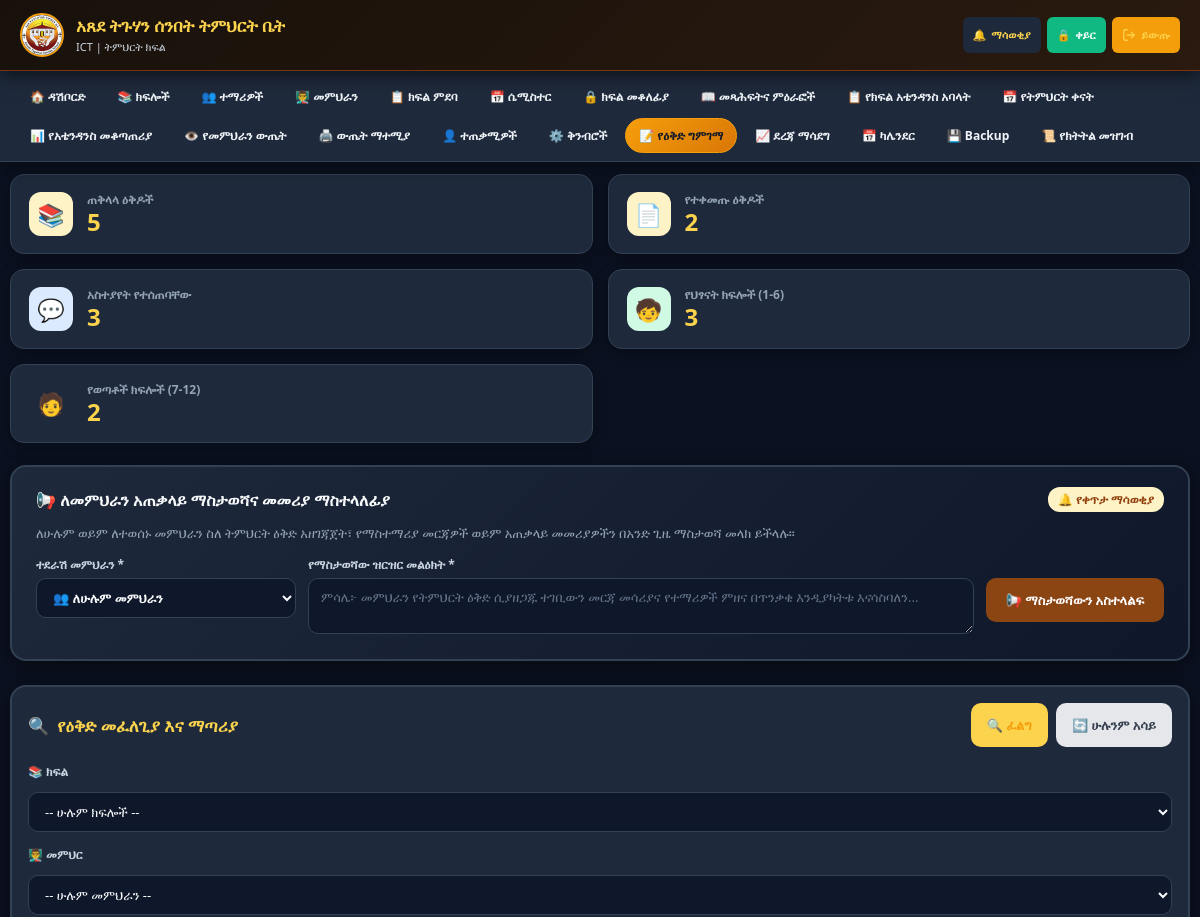
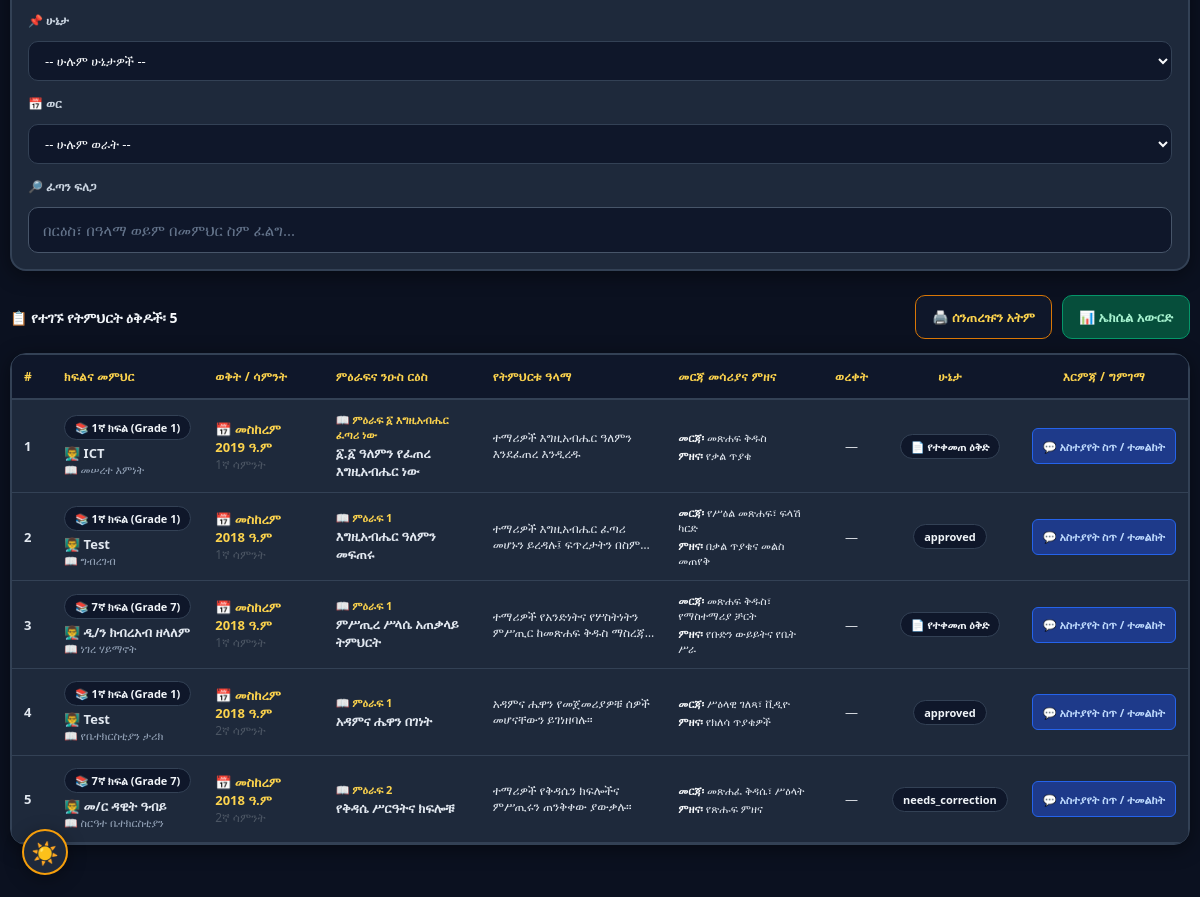
The page /lesson_plan_admin_review.php (signed in) on the database its author committed (2 pictures, top to bottom).
### tables this page shows
CREATE TABLE `lesson_plans` (
  `id` int(11) NOT NULL,
  `teacher_id` int(11) NOT NULL,
  `class_id` int(11) NOT NULL,
  `semester_id` int(11) NOT NULL,
  `subject` varchar(150) DEFAULT NULL,
  `ethiopian_year` int(11) NOT NULL,
  `ethiopian_month` tinyint(4) NOT NULL,
  `week_number` varchar(50) DEFAULT NULL,
  `chapter` varchar(255) DEFAULT NULL,
  `sub_topic` varchar(255) DEFAULT NULL,
  `ethiopian_day` tinyint(4) NOT NULL DEFAULT 1,
  `lesson_number` varchar(20) DEFAULT NULL,
  `topic` varchar(255) DEFAULT '',
  `duration_minutes` int(11) DEFAULT NULL,
  `objective` text DEFAULT NULL,
  `teaching_method` text DEFAULT NULL,
  `materials` text DEFAULT NULL,
  `activities` text DEFAULT NULL,
  `homework` text DEFAULT NULL,
  `evaluation` text DEFAULT NULL,
  `notes` text DEFAULT NULL,
  `paper_photo_path` varchar(255) DEFAULT NULL COMMENT 'Optional photo of the original paper plan, for reference alongside the digital entry - no automatic text extraction (OCR) is performed; the teacher types the fields themselves.',
  `status` enum('draft','submitted','reviewed','approved','needs_correction') NOT NULL DEFAULT 'draft',
  `admin_feedback` text DEFAULT NULL,
  `version` int(11) NOT NULL DEFAULT 1,
  `created_at` timestamp NOT NULL DEFAULT current_timestamp(),
  `updated_at` timestamp NOT NULL DEFAULT current_timestamp() ON UPDATE current_timestamp(),
  `is_deleted` tinyint(1) NOT NULL DEFAULT 0
);

CREATE TABLE `classes` (
  `id` int(11) NOT NULL,
  `grade_id` int(11) DEFAULT NULL,
  `name` varchar(50) NOT NULL,
  `description` text DEFAULT NULL,
  `created_at` timestamp NOT NULL DEFAULT current_timestamp()
);

CREATE TABLE `users` (
  `id` int(11) NOT NULL,
  `name` varchar(100) NOT NULL,
  `username` varchar(50) NOT NULL,
  `phone` varchar(20) DEFAULT NULL,
  `photo` varchar(255) DEFAULT NULL,
  `role` enum('admin','teacher','attendance_submitter') NOT NULL DEFAULT 'teacher',
  `status` enum('active','inactive') NOT NULL DEFAULT 'active',
  `password` varchar(255) NOT NULL,
  `first_login` tinyint(1) DEFAULT 1,
  `dark_mode` tinyint(1) DEFAULT 0,
  `created_at` timestamp NOT NULL DEFAULT current_timestamp(),
  `can_edit_marks` tinyint(1) DEFAULT 1,
  `can_edit_attendance` tinyint(1) DEFAULT 0
);

### lesson_plan_admin_review.php (the view, shortened to what the rows shown need)
<?php
require_once 'db.php';
$where = "WHERE lp.is_deleted = 0";
$params = [];
$types = "";
$plans = dbFetchAll(
    $conn,
    "SELECT lp.*, c.name as class_name, u.name as teacher_name, u.phone as teacher_phone
     FROM lesson_plans lp
     JOIN classes c ON lp.class_id = c.id
     JOIN users u ON lp.teacher_id = u.id
     $where
     ORDER BY lp.updated_at DESC, lp.id DESC
     LIMIT 250",
    $types,
    $params
);
$status_labels = [
    'submitted' => '📄 የተቀመጠ ዕቅድ',
    'reviewed' => '💬 አስተያየት ተሰጥቷል'
];
?>
<!DOCTYPE html>
<html lang="am">
<head>
    <?php include 'pwa_head.php'; ?>
</head>
<body class="no-print">
    <?php include 'mobile_nav.php'; ?>
    <div class="main-container">
        <div class="table-card">
            <?php if (empty($plans)): ?>
                <div style="text-align:center; padding:50px 20px; color:#6B7280;">
                    <div style="font-size:48px; margin-bottom:12px;">📭</div>
                    <h3 style="color:var(--brown-dark); margin-bottom:6px;">ምንም ዕቅድ አልተገኘም</h3>
                    <p style="font-size:13px;">በተመረጡት ማጣሪያዎች መሠረት ምንም የትምህርት ዕቅድ አልተመዘገበም።</p>
                </div>
            <?php else: ?>
                <div class="table-responsive">
                    <table class="plans-table" id="plansTable">
                        <thead>
                            <tr>
                                <th style="width:40px;">#</th>
                                <th>ክፍልና መምህር</th>
                                <th>ወቅት / ሳምንት</th>
                                <th>ምዕራፍና ንዑስ ርዕስ</th>
                                <th>የትምህርቱ ዓላማ</th>
                                <th>መርጃ መሳሪያና ምዘና</th>
                                <th style="text-align:center;">ወረቀት</th>
                                <th style="text-align:center;">ሁኔታ</th>
                                <th class="no-print" style="text-align:center;">እርምጃ / ግምገማ</th>
                            </tr>
                        </thead>
                        <tbody>
                            <?php
                            $badgeClasses = [
                                'submitted' => 'badge-submitted',
                                'approved' => 'badge-approved',
                                'needs_correction' => 'badge-needs_correction',
                                'reviewed' => 'badge-reviewed',
                                'draft' => 'badge-draft'
                            ];
                            foreach ($plans as $idx => $p):
                                $monthName = getEthiopianMonthName($p['ethiopian_month']);
                                $topicTitle = $p['sub_topic'] ?: ($p['topic'] ?: 'የትምህርት ዕቅድ');
                                $statusBadgeClass = $badgeClasses[$p['status']] ?? 'badge-draft';
                                $statusLabelText = $status_labels[$p['status']] ?? $p['status'];
                            ?>
                            <tr id="plan-row-<?php echo $p['id']; ?>">
                                <td style="font-weight:700; color:#9CA3AF;"><?php echo $idx + 1; ?></td>
                                <td>
                                    <span class="badge badge-class" style="margin-bottom:4px;">
                                        📚 <?php echo htmlspecialchars($p['class_name']); ?>
                                    </span>
                                    <div class="teacher-cell">
                                        👨‍🏫 <?php echo htmlspecialchars($p['teacher_name']); ?>
                                    </div>
                                    <?php if ($p['subject']): ?>
                                        <div style="font-size:11px; color:#6B7280;">📖 <?php echo htmlspecialchars($p['subject']); ?></div>
                                    <?php endif; ?>
                                </td>
                                <td>
                                    <div style="font-weight:700; color:var(--brown-dark);">
                                        📅 <?php echo $monthName . ' ' . $p['ethiopian_year']; ?> ዓ.ም
                                    </div>
                                    <div style="font-size:12px; color:#4B5563;">
                                        <?php echo htmlspecialchars($p['week_number'] ?: '—'); ?>
                                    </div>
                                </td>
                                <td>
                                    <?php if ($p['chapter']): ?>
                                        <div style="font-size:11px; font-weight:700; color:var(--brown-dark); margin-bottom:2px;">
                                            📖 <?php echo htmlspecialchars($p['chapter']); ?>
                                        </div>
                                    <?php endif; ?>
                                    <div class="topic-cell">
                                        <?php echo htmlspecialchars($topicTitle); ?>
                                    </div>
                                </td>
                                <td>
                                    <div class="text-truncate-2" title="<?php echo htmlspecialchars($p['objective'] ?: ''); ?>">
                                        <?php echo htmlspecialchars($p['objective'] ?: '—'); ?>
                                    </div>
                                </td>
                                <td>
                                    <div style="font-size:11px; margin-bottom:3px;">
                                        <strong style="color:var(--brown-dark);">መርጃ፡</strong>
                                        <?php echo htmlspecialchars(mb_strimwidth($p['materials'] ?: '—', 0, 45, '...')); ?>
                                    </div>
                                    <div style="font-size:11px;">
                                        <strong style="color:var(--brown-dark);">ምዘና፡</strong>
                                        <?php echo htmlspecialchars(mb_strimwidth($p['evaluation'] ?: '—', 0, 45, '...')); ?>
                                    </div>
                                </td>
                                <td style="text-align:center;">
                                    <?php if (!empty($p['paper_photo_path'])): ?>
                                        <a href="<?php echo htmlspecialchars($p['paper_photo_path']); ?>" target="_blank" class="thumb-link" title="የወረቀት ፎቶ ክፈት">
                                            <img src="<?php echo htmlspecialchars($p['paper_photo_path']); ?>" class="thumb-img" alt="Paper Plan">
                                        </a>
                                    <?php else: ?>
                                        <span style="color:#D1D5DB;">—</span>
                                    <?php endif; ?>
                                </td>
                                <td style="text-align:center;">
                                    <span class="badge <?php echo $statusBadgeClass; ?>">
                                        <?php echo $statusLabelText; ?>
                                    </span>
                                </td>
                                <td class="no-print" style="text-align:center; white-space:nowrap;">
                                    <div style="display:inline-flex; gap:5px; align-items:center;">
                                        <button type="button" class="btn btn-review btn-sm" onclick='openPlanReviewModal(<?php echo json_encode($p, JSON_UNESCAPED_UNICODE); ?>)'>
                                            💬 አስተያየት ስጥ / ተመልከት
                                        </button>
                                    </div>
                                </td>
                            </tr>
                            <?php endforeach; ?>
                        </tbody>
                    </table>
                </div>
            <?php endif; ?>
        </div>
    </div>
</body>
</html>

### rows shown on the page
lesson_plans: class.name "1ኛ ክፍል (Grade 1)", teacher.name "ICT", subject "መሠረተ እምነት", ethiopian_month "መስከረም", ethiopian_year "2019", week_number "1ኛ ሳምንት", chapter "ምዕራፍ ፩ እግዚአብሔር ፈጣሪ ነው", sub_topic "፩.፩ ዓለምን የፈጠረ እግዚአብሔር ነው", objective "ተማሪዎች እግዚአብሔር ዓለምን እንደፈጠረ እንዲረዱ", materials "መጽሐፍ ቅዱስ", evaluation "የቃል ጥያቄ", status "📄 የተቀመጠ ዕቅድ"
lesson_plans: class.name "1ኛ ክፍል (Grade 1)", teacher.name "Test", subject "ግብረገብ", ethiopian_month "መስከረም", ethiopian_year "2018", week_number "1ኛ ሳምንት", chapter "ምዕራፍ 1", sub_topic "እግዚአብሔር ዓለምን መፍጠሩ", objective "ተማሪዎች እግዚአብሔር ፈጣሪ መሆኑን ይረዳሉ፤ ፍጥረታትን…", materials "የሥዕል መጽሐፍ፣ ፍላሽ ካርድ", evaluation "በቃል ጥያቄና መልስ መጠየቅ", status "approved"
lesson_plans: class.name "7ኛ ክፍል (Grade 7)", teacher.name "ዲ/ን ክብረአብ ዘላለም", subject "ነገረ ሃይማኖት", ethiopian_month "መስከረም", ethiopian_year "2018", week_number "1ኛ ሳምንት", chapter "ምዕራፍ 1", sub_topic "ምሥጢረ ሥላሴ አጠቃላይ ትምህርት", objective "ተማሪዎች የአንድነትና የሦስትነትን ምሥጢር ከመጽሐፍ ቅዱስ…", materials "መጽሐፍ ቅዱስ፣ የማስተማሪያ ቻርት", evaluation "የቡድን ውይይትና የቤት ሥራ", status "📄 የተቀመጠ ዕቅድ"
lesson_plans: class.name "1ኛ ክፍል (Grade 1)", teacher.name "Test", subject "የቤተክርስቲያን ታሪክ", ethiopian_month "መስከረም", ethiopian_year "2018", week_number "2ኛ ሳምንት", chapter "ምዕራፍ 1", sub_topic "አዳምና ሔዋን በገነት", objective "አዳምና ሔዋን የመጀመሪያዎቹ ሰዎች መሆናቸውን ይገነዘባሉ።", materials "ሥዕላዊ ገለጻ፣ ቪዲዮ", evaluation "የክለሳ ጥያቄዎች", status "approved"
lesson_plans: class.name "7ኛ ክፍል (Grade 7)", teacher.name "መ/ር ዳዊት ዓብይ", subject "ስርዓተ ቤተክርስቲያን", ethiopian_month "መስከረም", ethiopian_year "2018", week_number "2ኛ ሳምንት", chapter "ምዕራፍ 2", sub_topic "የቅዳሴ ሥርዓትና ክፍሎቹ", objective "ተማሪዎች የቅዳሴን ክፍሎችና ምሥጢሩን ጠንቅቀው ያውቃሉ።", materials "መጽሐፈ ቅዳሴ፣ ሥዕላት", evaluation "የጽሑፍ ምዘና", status "needs_correction"

### other values the page prints
$nav_name "ICT"
$item['icon'] "🏠"
$item['label'] "ዳሽቦርድ"
$item['icon'] "📚"
$item['label'] "ክፍሎች"
$item['icon'] "👥"
$item['label'] "ተማሪዎች"
$item['icon'] "👨‍🏫"
$item['label'] "መምህራን"
$item['icon'] "📋"
$item['label'] "ክፍል ምደባ"
$item['icon'] "📅"
$item['label'] "ሴሚስተር"
$item['icon'] "🔒"
$item['label'] "ክፍል መቆለፊያ"
